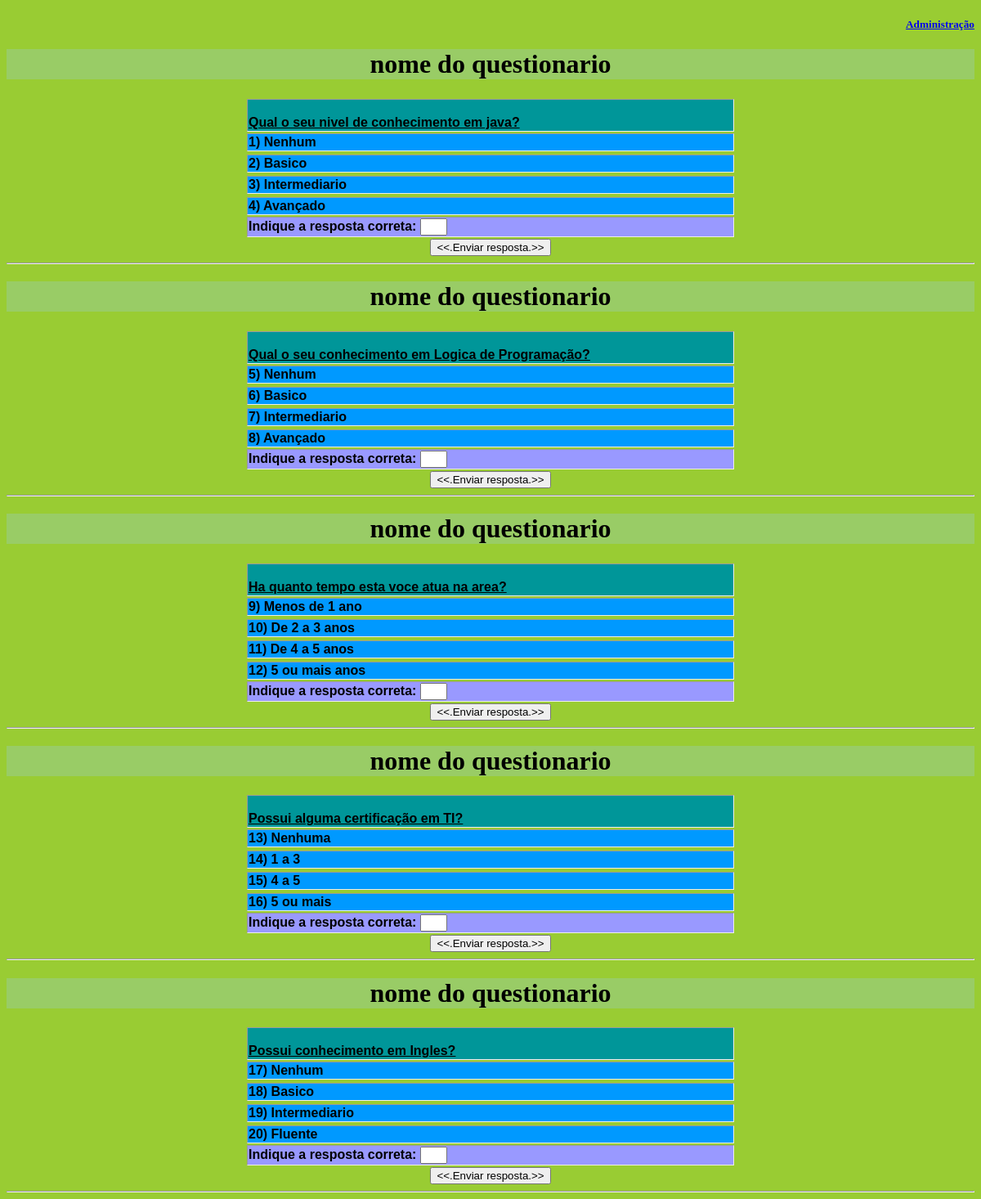
The page /questionario.php on the database its author committed.
### tables this page shows
CREATE TABLE IF NOT EXISTS `perguntas` (
  `id_perguntas` int(11) NOT NULL AUTO_INCREMENT,
  `id_questionarios` int(11) NOT NULL,
  `perguntas` text NOT NULL,
  PRIMARY KEY (`id_perguntas`)
);

CREATE TABLE IF NOT EXISTS `pesos` (
  `id_pesos` int(11) NOT NULL AUTO_INCREMENT,
  `id_perguntas` int(11) NOT NULL,
  `id_respostas` int(11) NOT NULL,
  `id_questionarios` int(11) NOT NULL,
  `pesos` float NOT NULL,
  PRIMARY KEY (`id_pesos`)
);

CREATE TABLE IF NOT EXISTS `respostas` (
  `id_respostas` int(11) NOT NULL AUTO_INCREMENT,
  `id_perguntas` int(11) NOT NULL,
  `id_questionarios` int(11) NOT NULL,
  `respostas` text NOT NULL,
  PRIMARY KEY (`id_respostas`)
);

### questionario.php (the view, shortened to what this page needs)
<!DOCTYPE html PUBLIC "-//W3C//DTD XHTML 1.0 Transitional//EN" "http://www.w3.org/TR/xhtml1/DTD/xhtml1-transitional.dtd">
<html xmlns="http://www.w3.org/1999/xhtml">
<head>
<link rel="stylesheet" type="text/css" href="folhaDeEstilo.css">
</head>
<body>
<h5><a href="admin.php">Administra&ccedil;&atilde;o</a></5h>
<?php
if((isset($_GET['idques'])) and (isset($_GET['iduser'])))
{
	$idques = ($_GET['idques']);
	$iduser = ($_GET['iduser']);
}else
	{
		$idques = '';
		$iduser = '';
	}
 $perguntas_respostas = mysql_query("SELECT *
									FROM perguntas
									WHERE id_questionarios = '.$idques.'") or die (mysql_error());
	while ($exibir_per_rep = mysql_fetch_array($perguntas_respostas))
    {
		echo '<h1> nome do questionario </h1>
			 <table border="1" width="600px;">
 	  	  	 <tr>
		  	 <th scope="col"  bgcolor="#009699"><br /><u>'.$exibir_per_rep['perguntas'].'</u></th>
		  	 </tr>';
		  $respostas = mysql_query("SELECT DISTINCT rps.respostas, rps.id_respostas, ps.pesos, ps.id_pesos
									FROM respostas rps
									INNER JOIN pesos ps ON (ps.id_respostas = rps.id_respostas)
									WHERE rps.id_perguntas = ".$exibir_per_rep['id_perguntas']."
									AND rps.id_questionarios = 0")or die (mysql_error());
		  echo '<form method="post" action="criacao.php?calc_peso=cpeso&iduser='.$iduser.'&idques='.$idques.'" >';
		  while ($exibe_respostas = mysql_fetch_array($respostas))
		  {
			echo '<tr>
				  <th scope="col" bgcolor="#0099FF">'.$exibe_respostas['id_respostas'].')  '.$exibe_respostas['respostas'].'</th>
				  </tr>
				  <tr>';
		  }
		  if(!isset($exibir_per_rep['id_pesos']))
		  {
		  	$exibir_per_rep['id_pesos'] = '';
		  }
		echo '<th bgcolor="#9999FF">Indique a resposta correta:
		      <input type="text" id="idresp" name="idresp" size="1" maxlength="2" value="'.$exibir_per_rep['id_pesos'].'"/></th>
		   	  </table>
			  <center><input type="submit" value="<<.Enviar resposta.>>" /></center>
			  </form>
			  <hr>';
	}
?>
</body>
</html>

### folhaDeEstilo.css (style rules this page uses)
body { background-color:#99CC33; }
table { border: 0px; text-align:justify; border-style:groove; font-family:Verdana, Arial, Helvetica, sans-serif; margin-right:auto; margin-left:auto; }
h1 { font-family:Georgia, "Times New Roman", Times, serif; background-color:#99CC66; text-align:center; }
h5 { text-align:right; }

### rows shown on the page
perguntas: perguntas "Qual o seu nivel de conhecimento em java?"
pesos: id_respostas.id_respostas "1", id_respostas.respostas "Nenhum"
pesos: id_respostas.id_respostas "2", id_respostas.respostas "Basico"
pesos: id_respostas.id_respostas "3", id_respostas.respostas "Intermediario"
pesos: id_respostas.id_respostas "4", id_respostas.respostas "Avançado"
perguntas: perguntas "Qual o seu conhecimento em Logica de Programação?"
pesos: id_respostas.id_respostas "5", id_respostas.respostas "Nenhum"
pesos: id_respostas.id_respostas "6", id_respostas.respostas "Basico"
pesos: id_respostas.id_respostas "7", id_respostas.respostas "Intermediario"
pesos: id_respostas.id_respostas "8", id_respostas.respostas "Avançado"
perguntas: perguntas "Ha quanto tempo esta voce atua na area?"
pesos: id_respostas.id_respostas "9", id_respostas.respostas "Menos de 1 ano"
pesos: id_respostas.id_respostas "10", id_respostas.respostas "De 2 a 3 anos"
pesos: id_respostas.id_respostas "11", id_respostas.respostas "De 4 a 5 anos"
pesos: id_respostas.id_respostas "12", id_respostas.respostas "5 ou mais anos"
perguntas: perguntas "Possui alguma certificação em TI?"
pesos: id_respostas.id_respostas "13", id_respostas.respostas "Nenhuma"
pesos: id_respostas.id_respostas "14", id_respostas.respostas "1 a 3"
pesos: id_respostas.id_respostas "15", id_respostas.respostas "4 a 5"
pesos: id_respostas.id_respostas "16", id_respostas.respostas "5 ou mais"
perguntas: perguntas "Possui conhecimento em Ingles?"
pesos: id_respostas.id_respostas "17", id_respostas.respostas "Nenhum"
pesos: id_respostas.id_respostas "18", id_respostas.respostas "Basico"
pesos: id_respostas.id_respostas "19", id_respostas.respostas "Intermediario"
pesos: id_respostas.id_respostas "20", id_respostas.respostas "Fluente"
